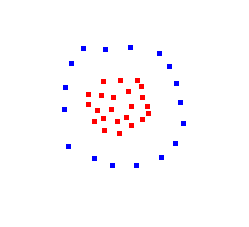
#> input picture Lab11 - AdaBoost with Decision Stumps/images/points4.bmp, 249 x 227 px
$ python main.py
#> lines starting #> are read from the running program, lines starting #| are printed output that depends on the picture
import matplotlib.pyplot as plt
import matplotlib.image as mpimg
import matplotlib as mpl
from typing import Optional
from sklearn.tree import DecisionTreeClassifier
import os
import numpy as np
import random
from tqdm import tqdm


def open_image(path):
#> called with path = 'images/points4.bmp'
    return mpimg.imread(path)
#> returned value is the input picture: shape (227, 249, 3); mean R, G, B 253.1, 250.5, 252.4


def print_points(image):
    """
    image[:,:,0] => blue
    image[:,:,2] => red
    """
    for i in range(image.shape[2]):
        if i % 2 == 0:
            coord = np.argwhere(image[:, :, i] == 0)
            plt.scatter(coord[:, 1], coord[:, 0])
    plt.imshow(image)
    plt.show()


def get_training_set(image):
    coord_blue = np.argwhere(image[:, :, 0] == 0)
#> coord_blue = 425 pairs, first value 45 to 167, second value 62 to 185
    coord_red = np.argwhere(image[:, :, 2] == 0)
#> coord_red = 575 pairs, first value 78 to 135, second value 86 to 150
    X = np.concatenate((coord_red, coord_blue), axis=0)
#> X = 1000 pairs, first value 45 to 167, second value 62 to 185
    y = np.concatenate((np.ones(len(coord_red)), np.ones(len(coord_blue)) * -1), axis=None)
#> y = 1000 values, max 1 at index 0, min -1 at index 575, mean 0.15
    return X, y


def print_prediction(X, y, clf, image, T):
    y_predicted = clf.predict(X)
    correct_point_red = []
    correct_point_blue = []
    incorrect_point_red = []
    incorrect_point_blue = []
    for point, prediction, truth in zip(X, y_predicted, y):
        if prediction == truth and truth == 1:
            correct_point_red.append(point)
        elif prediction == truth and truth == -1:
            correct_point_blue.append(point)
        elif prediction != truth and truth == 1:
            incorrect_point_red.append(point)
        elif prediction != truth and truth == -1:
            incorrect_point_blue.append(point)
    correct_point_red = np.array(correct_point_red)
    correct_point_blue = np.array(correct_point_blue)
    incorrect_point_red = np.array(incorrect_point_red)
    incorrect_point_blue = np.array(incorrect_point_blue)
    plt.title(f'T = {T}')
    plt.scatter(correct_point_red[:, 1], correct_point_red[:, 0], marker='.', c='red')
    plt.scatter(correct_point_blue[:, 1], correct_point_blue[:, 0], marker='.', c='blue')
    if incorrect_point_red.size != 0:
        plt.scatter(incorrect_point_red[:, 1], incorrect_point_red[:, 0], marker='*', c='green')
    if incorrect_point_blue.size != 0:
        plt.scatter(incorrect_point_blue[:, 1], incorrect_point_blue[:, 0], marker='*', c='yellow')
    plt.imshow(image)
    plt.show()


class AdaBoost:
    def __init__(self):
        self.stumps = None
        self.stump_weights = None
        self.errors = None
        self.w = None

    def fit(self, X_train, y_train, T=10):
        n = X_train.shape[0]
        self.w = np.zeros(shape=(T, n))
        self.stumps = np.zeros(shape=T, dtype=object)
        self.stump_weights = np.zeros(shape=T)
        self.errors = np.zeros(shape=T)

        self.w[0] = np.ones(X_train.shape[0]) / X_train.shape[0]
        for t in tqdm(range(T)):
            # fit stumps and predict with stumps
            current_w = self.w[t]
            stump = DecisionTreeClassifier(max_depth=1, max_leaf_nodes=2)
            stump = stump.fit(X_train, y_train, sample_weight=current_w)
            stump_predict = stump.predict(X_train)

            # error = sum of all weights where stump prediction is inaccurate
            err = current_w[(stump_predict != y)].sum()
            stump_weight = np.log((1 - err) / err) / 2

            # update weights
            new_w = (current_w * np.exp(-stump_weight * y_train * stump_predict))
            new_w /= new_w.sum()

            # if not final stump, update weights
            if t + 1 < T:
                self.w[t + 1] = new_w

            self.stumps[t] = stump
            self.stump_weights[t] = stump_weight
            self.errors[t] = err

        return self

    def predict(self, X):
        # H(x) = sign(sum from t=1 to T(stump_weight * stump_pred))
        stump_predictions = np.array([stump.predict(X) for stump in self.stumps])
        return np.sign(np.dot(self.stump_weights, stump_predictions))


if __name__ == '__main__':
    image = open_image('images/points4.bmp')
    T = 3
    X, y = get_training_set(image)
    clf = AdaBoost().fit(X_train=X, y_train=y, T=T)
#> the loop in fit, `for t in tqdm(range(T)):` made 3 passes
#> (err, stump_weight) on passes 1 to 3: (0.25, 0.549), (0.367, 0.273), (0.303, 0.417)
#> after the loop in fit, `for t in tqdm(range(T)):`: self.errors = [0.25, 0.367, 0.303]; self.stump_weights = [0.549, 0.273, 0.417]
    print_prediction(X, y, clf, image, T)
#> in print_prediction, `y_predicted = clf.predict(X)`: y_predicted = 1000 values, max 1 at index 0, min -1 at index 580, mean 0.4
#> the loop in print_prediction, `for point, prediction, truth in zip(X, y_predicted, y):` made 1000 passes
#> point on passes 1 to 3: [78, 118], [78, 119], [78, 120]
#> after the loop in print_prediction, `for point, prediction, truth in zip(X, y_predicted, y):`: correct_point_blue = 300 pairs, first value 46 to 159, second value 62 to 185; correct_point_red has the same summary as coord_red in get_training_set; incorrect_point_blue = 125 pairs, first value 45 to 167, second value 92 to 138; incorrect_point_red = []
#> in print_prediction, `incorrect_point_red = np.array(incorrect_point_red)`: incorrect_point_red = empty array
#> in print_prediction, `plt.show()`:
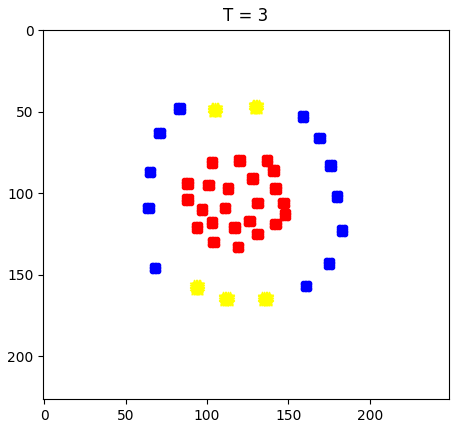
#> figure drawn by matplotlib, 1 panel

    train_err = (clf.predict(X) != y).mean() * 100
#> train_err = 12.5
    print(f'Train error: {train_err:.2f}%')
#| Train error: 12.50%

$ run again, with Lab11 - AdaBoost with Decision Stumps/images/points0.bmp copied over Lab11 - AdaBoost with Decision Stumps/images/points4.bmp
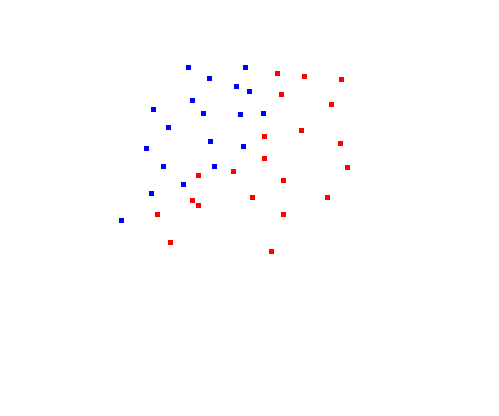
#> input picture Lab11 - AdaBoost with Decision Stumps/images/points0.bmp, 499 x 416 px
#> in open_image, returned value is the input picture: shape (416, 499, 3); mean R, G, B 254.4, 253.8, 254.4
#> coord_blue = 475 pairs, first value 65 to 222, second value 119 to 265
#> coord_red = 525 pairs, first value 71 to 253, second value 155 to 349
#> in get_training_set, `X = np.concatenate((coord_red, coord_blue), axis=0)`: X = 1000 pairs, first value 65 to 253, second value 119 to 349
#> in get_training_set, `y = np.concatenate((np.ones(len(coord_red)), np.ones(len(coord_blue)) ..`: y = 1000 values, max 1 at index 0, min -1 at index 525, mean 0.05
#> the loop in fit, `for t in tqdm(range(T)):` made 3 passes
#> (err, stump_weight) on passes 1 to 3: (0.185, 0.741), (0.196, 0.705), (0.302, 0.418)
#> after the loop in fit, `for t in tqdm(range(T)):`: self.errors = [0.185, 0.196, 0.302]; self.stump_weights = [0.741, 0.705, 0.418]
#> y_predicted = 1000 values, max 1 at index 0, min -1 at index 525, mean 0.25
#> the loop in print_prediction, `for point, prediction, truth in zip(X, y_predicted, y):` made 1000 passes
#> point on passes 1 to 3: [71, 275], [71, 276], [71, 277]
#> after the loop in print_prediction, `for point, prediction, truth in zip(X, y_predicted, y):`: correct_point_blue = 375 pairs, first value 65 to 168, second value 144 to 251; correct_point_red has the same summary as coord_red in get_training_set; incorrect_point_blue = 100 pairs, first value 111 to 222, second value 119 to 265; incorrect_point_red = []
#> in print_prediction, `incorrect_point_red = np.array(incorrect_point_red)`: incorrect_point_red = empty array
#> in print_prediction, `plt.show()`:
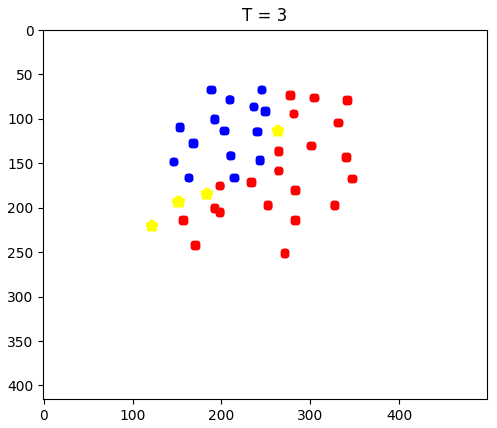
#> figure drawn by matplotlib, 1 panel
#> train_err = 10
#| Train error: 10.00%

$ run again, with Lab11 - AdaBoost with Decision Stumps/images/points1.bmp copied over Lab11 - AdaBoost with Decision Stumps/images/points4.bmp
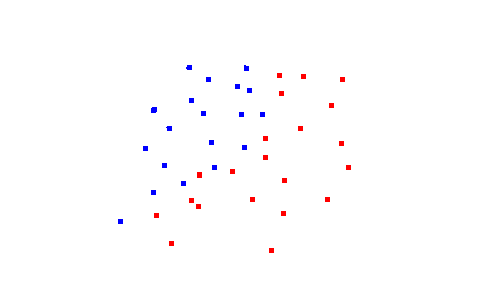
#> input picture Lab11 - AdaBoost with Decision Stumps/images/points1.bmp, 478 x 300 px
#> in open_image, returned value is the input picture: shape (300, 478, 3); mean R, G, B 254.1, 253.2, 254.1
#> coord_blue = 489 pairs, first value 65 to 223, second value 118 to 264
#> coord_red = 530 pairs, first value 73 to 252, second value 154 to 350
#> in get_training_set, `X = np.concatenate((coord_red, coord_blue), axis=0)`: X = 1019 pairs, first value 65 to 252, second value 118 to 350
#> in get_training_set, `y = np.concatenate((np.ones(len(coord_red)), np.ones(len(coord_blue)) ..`: y = 1019 values, max 1 at index 0, min -1 at index 530, mean 0.0402
#> the loop in fit, `for t in tqdm(range(T)):` made 3 passes
#> (err, stump_weight) on passes 1 to 3: (0.186, 0.737), (0.196, 0.706), (0.289, 0.45)
#> after the loop in fit, `for t in tqdm(range(T)):`: self.errors = [0.186, 0.196, 0.289]; self.stump_weights = [0.737, 0.706, 0.45]
#> y_predicted = 1019 values, max 1 at index 0, min -1 at index 530, mean 0.217
#> the loop in print_prediction, `for point, prediction, truth in zip(X, y_predicted, y):` made 1019 passes
#> point on passes 1 to 3: [73, 277], [73, 278], [73, 279]
#> after the loop in print_prediction, `for point, prediction, truth in zip(X, y_predicted, y):`: correct_point_blue = 399 pairs, first value 65 to 168, second value 143 to 262; correct_point_red has the same summary as coord_red in get_training_set; incorrect_point_blue = 90 pairs, first value 112 to 223, second value 118 to 264; incorrect_point_red = []
#> in print_prediction, `incorrect_point_red = np.array(incorrect_point_red)`: incorrect_point_red = empty array
#> in print_prediction, `plt.show()`:
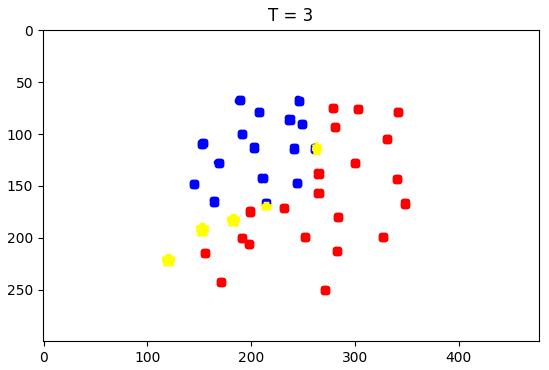
#> figure drawn by matplotlib, 1 panel
#> train_err = 8.83
#| Train error: 8.83%

$ run again, with Lab11 - AdaBoost with Decision Stumps/images/points2.bmp copied over Lab11 - AdaBoost with Decision Stumps/images/points4.bmp
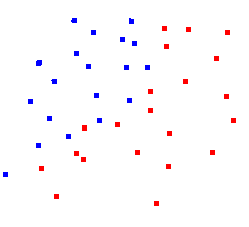
#> input picture Lab11 - AdaBoost with Decision Stumps/images/points2.bmp, 249 x 227 px
#> in open_image, returned value is the input picture: shape (227, 249, 3); mean R, G, B 252.8, 250.4, 252.6
#> coord_blue = 489 pairs, first value 18 to 176, second value 3 to 149
#> coord_red = 530 pairs, first value 26 to 205, second value 39 to 235
#> in get_training_set, `X = np.concatenate((coord_red, coord_blue), axis=0)`: X = 1019 pairs, first value 18 to 205, second value 3 to 235
#> in get_training_set, `y = np.concatenate((np.ones(len(coord_red)), np.ones(len(coord_blue)) ..`: y = 1019 values, max 1 at index 0, min -1 at index 530, mean 0.0402
#> the loop in fit, `for t in tqdm(range(T)):` made 3 passes
#> (err, stump_weight) on passes 1 to 3: (0.186, 0.737), (0.196, 0.706), (0.289, 0.45)
#> after the loop in fit, `for t in tqdm(range(T)):`: self.errors = [0.186, 0.196, 0.289]; self.stump_weights = [0.737, 0.706, 0.45]
#> y_predicted = 1019 values, max 1 at index 0, min -1 at index 530, mean 0.217
#> the loop in print_prediction, `for point, prediction, truth in zip(X, y_predicted, y):` made 1019 passes
#> point on passes 1 to 3: [26, 162], [26, 163], [26, 164]
#> after the loop in print_prediction, `for point, prediction, truth in zip(X, y_predicted, y):`: correct_point_blue = 399 pairs, first value 18 to 121, second value 28 to 147; correct_point_red has the same summary as coord_red in get_training_set; incorrect_point_blue = 90 pairs, first value 65 to 176, second value 3 to 149; incorrect_point_red = []
#> in print_prediction, `incorrect_point_red = np.array(incorrect_point_red)`: incorrect_point_red = empty array
#> in print_prediction, `plt.show()`:
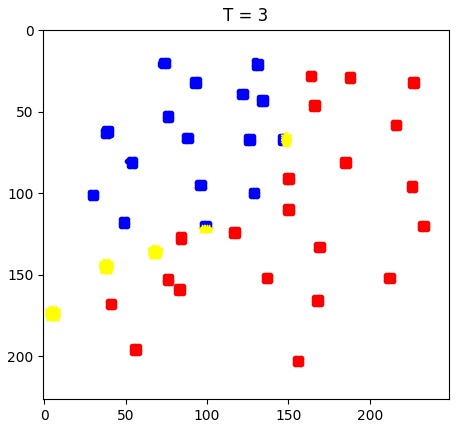
#> figure drawn by matplotlib, 1 panel
#> train_err = 8.83
#| Train error: 8.83%
